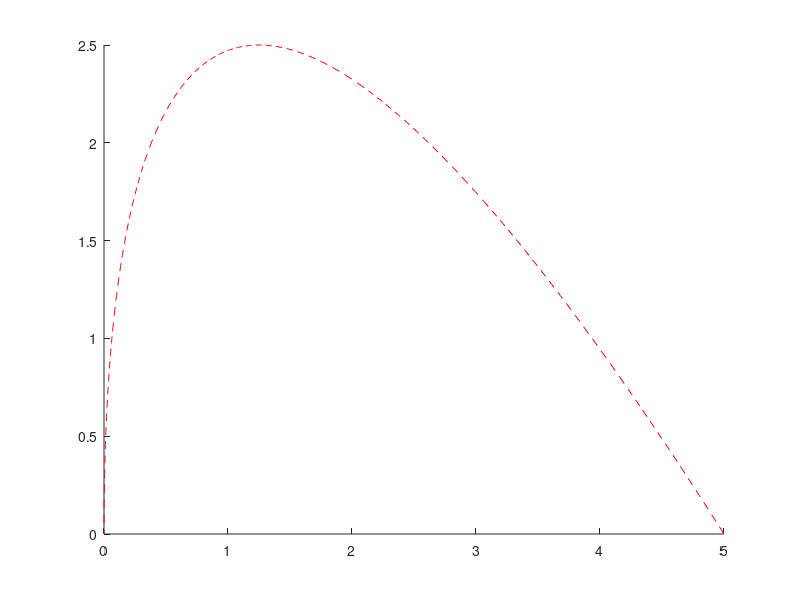

Write the MATLAB code that produced this figure. (Note: this script raises an error after producing the figure.)
[p]=input('Enter co-odinates of points within brackets ->[x1 y1;x2 y2;x3 y3] ');    
n=3;
n1=2;
for    i=0:1:n1
sigma(i+1)=factorial(n1)/(factorial(i)*factorial(n1-i));  
end

l=[];
UB=[];
for u=0:0.002:1
for d=1:n
UB(d)=sigma(d)*((1-u)^(n-d))*(u^(d-1));
end
l=cat(1,l,UB);                                      
end
P=l*p;
hold on
plot(P(:,1),P(:,2),'--r')
plot(p(:,1),p(:,2),'--r')
hold off

ui=input('enter the start parameter for the truncated curve');
uj=input('enter the end parameter for the truncated curve');

p1=[];
p1(1,:)=((1-ui)^2).*p(1,:)+(2*ui*(1-ui)).*p(2,:)+(ui^2).*p(3,:);
p1(2,:)=((1-ui)*(1-uj)).*p(1,:)+(-2*ui*uj+ui+uj).*p(2,:)+(ui*uj).*p(3,:);
p1(3,:)=((1-uj)^2).*p(1,:)+(2*uj*(1-uj)).*p(2,:)+(uj^2).*p(3,:);
l=[];
UB=[];
for v=0:0.002:1
for d=1:n
UB(d)=sigma(d)*((1-v)^(n-d))*(v^(d-1));
end
l=cat(1,l,UB);                                      
end
P=l*p1;
hold on
plot(P(:,1),P(:,2),'--g')
plot(p(:,1),p(:,2),'--g')
hold off